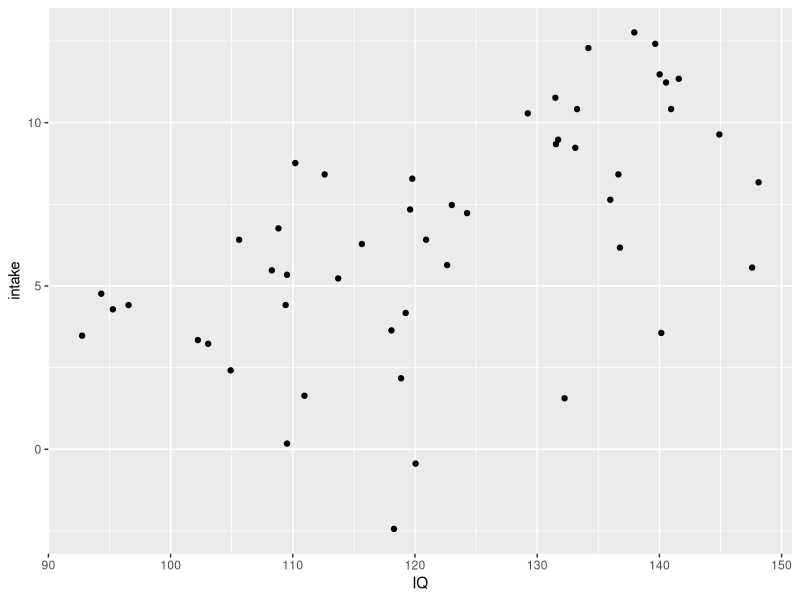
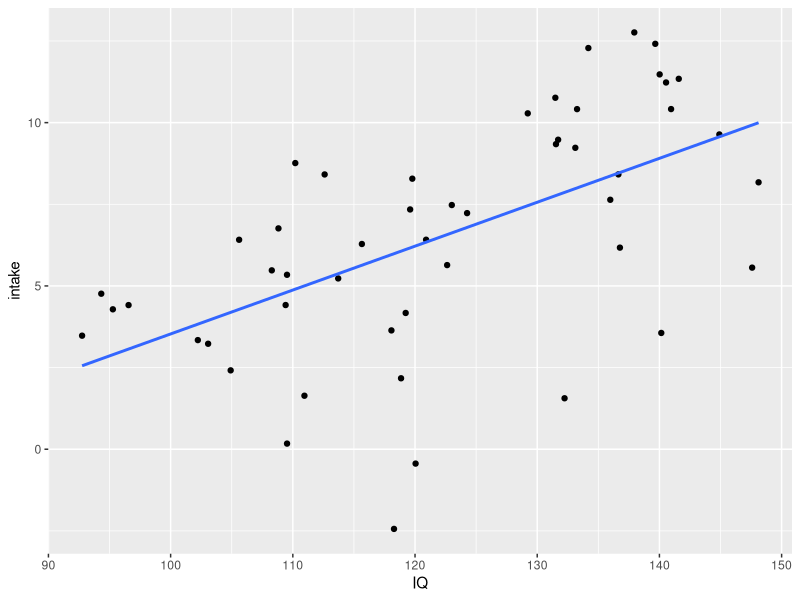
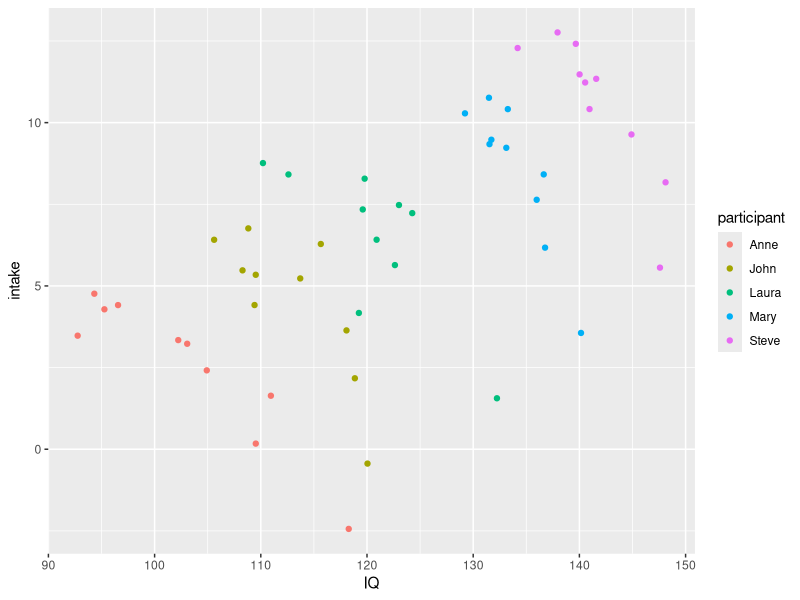
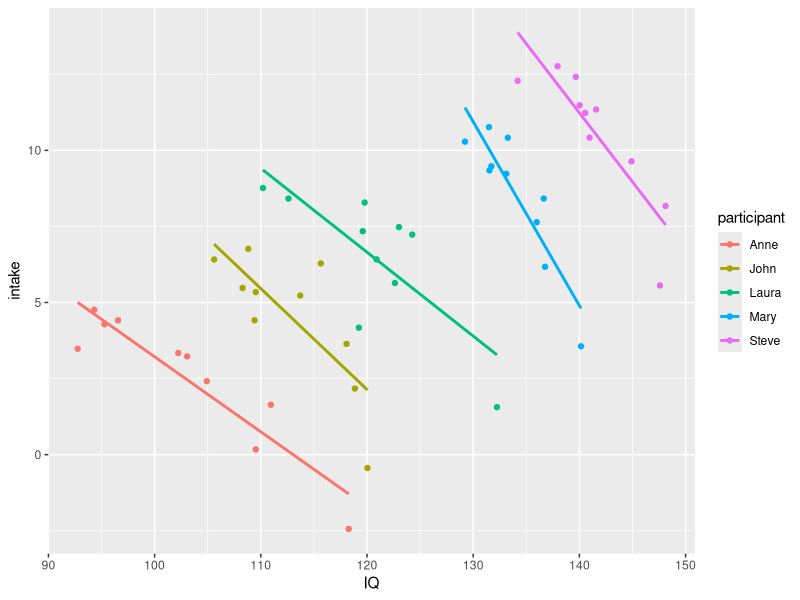
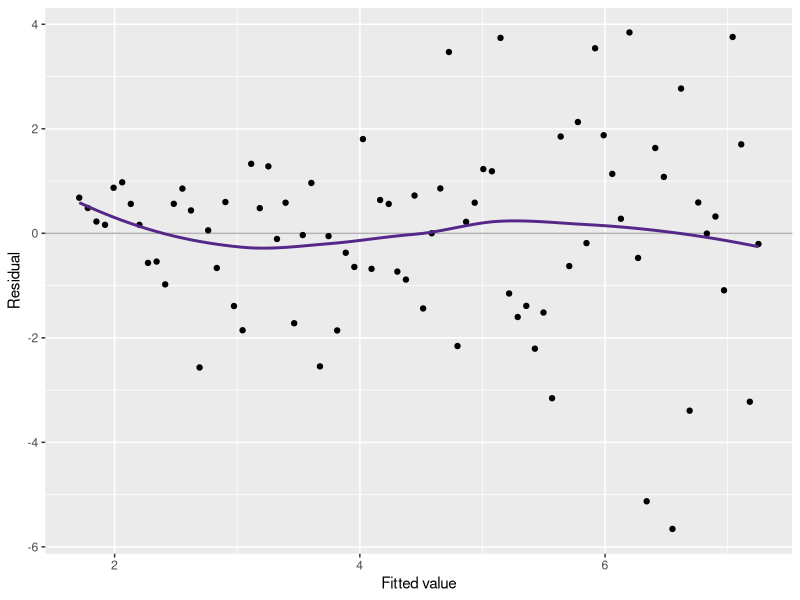

R code for these plots, in order:
## ---- chunk 1
#| include: false
library(tidyverse)
## ---- chunk 2
#| include: false
n_part <- 5
n_obs <- 10
mu_00 <- 100
mu_01 <- 5 #between-person effect
mu_10 <- -2 #withinperson effect

nonindependence_df <- tibble(
  participant = c("Anne", "John", "Laura", "Mary", "Steve"),
  intake_mean = seq(from = 1, to = 10, by = 2),
  u0 = rnorm(n_part, 0, 2)
) |>
  mutate(
    IQ_baseline = mu_00 + mu_01 * intake_mean + u0,
    β_within = mu_10
  )|>
  mutate(obs = list(1:n_obs)) |>
  unnest(obs) |>
  mutate(
    intake = intake_mean + rnorm(n_obs, 0, 2), 
    dev_intake = intake - intake_mean,
    IQ = IQ_baseline + β_within * dev_intake + rnorm(n(), 0, 3)
  )
## ---- chunk 3
#| echo: false
nonindependence_df |>
  ggplot() +
  aes(x = IQ, y = intake) +
  geom_point()
## ---- chunk 4
#| echo: false
nonindependence_df |>
  ggplot() +
  aes(x = IQ, y = intake) +
  geom_point()+
  geom_smooth(method="lm", se=FALSE)
## ---- chunk 5
#| echo: false
nonindependence_df |>
  ggplot() +
  aes(x = IQ, y = intake, colour = participant) +
  geom_point()
## ---- chunk 6
#| echo: false
nonindependence_df |>
  ggplot() +
  aes(x = IQ, y = intake, colour = participant) +
  geom_point()+
  geom_smooth(method="lm", se=FALSE)
## ---- chunk 7
set.seed(2024)
hetero_example <- tibble(
  x = seq(0, 10, length.out = 80),
  y = 2 + 0.5 * x + rnorm(80, 0, 0.4 + 0.25 * x)
)

hetero_model <- lm(y ~ x, data = hetero_example)
hetero_diag <- hetero_example |>
  mutate(
    fitted = fitted(hetero_model),
    residuals = resid(hetero_model)
  )

ggplot(hetero_diag, aes(fitted, residuals)) +
  geom_hline(yintercept = 0, colour = "grey70") +
  geom_point() +
  geom_smooth(method = "loess", se = FALSE, colour = "#542788") +
  labs(x = "Fitted value", y = "Residual")
